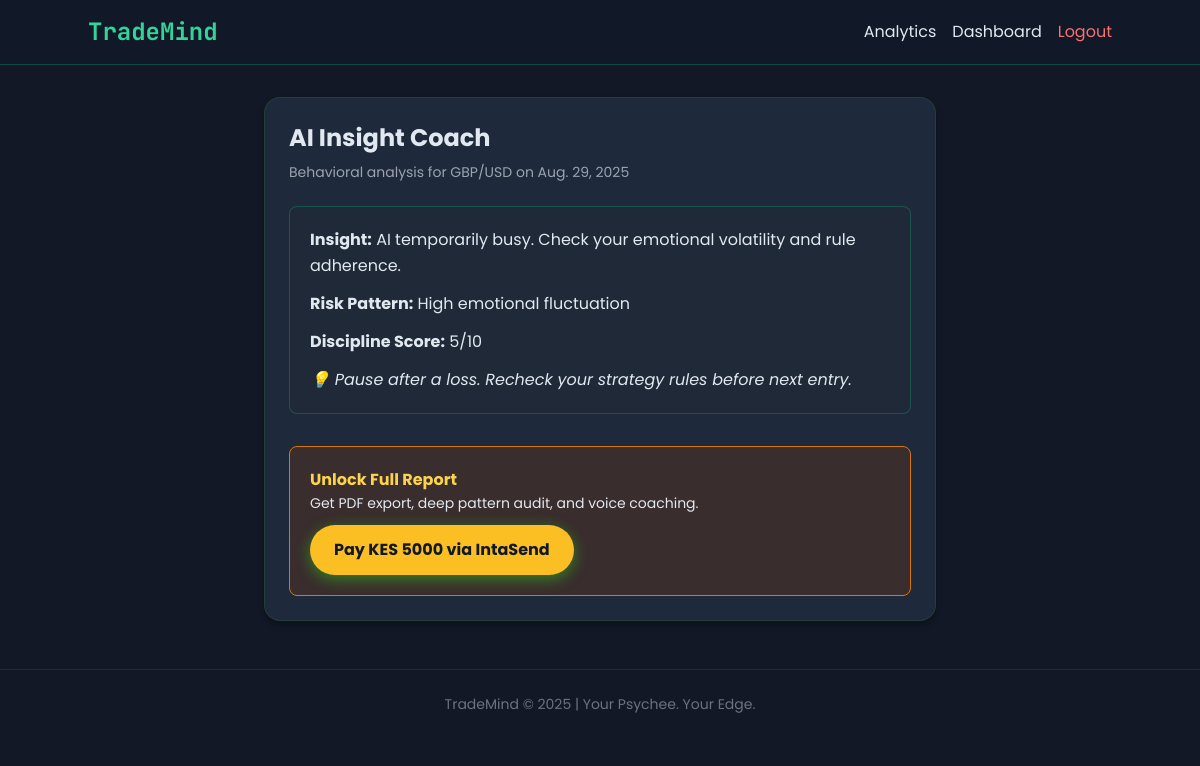
/trade/1/insight/ (signed in), run on the app's committed database.
### trademind_app/models.py (models this page shows, shortened)
class Trade(models.Model):
    user = models.ForeignKey(User, on_delete=models.CASCADE)
    date = models.DateField()
    session = models.CharField(max_length=10, choices=SESSION_CHOICES)
    pair = models.CharField(max_length=20, choices=PAIR_CHOICES)
    entry = models.CharField(max_length=4, choices=[('BUY', 'BUY'), ('SELL', 'SELL')])
    profit = models.DecimalField(max_digits=10, decimal_places=2, null=True, blank=True)
    loss = models.DecimalField(max_digits=10, decimal_places=2, null=True, blank=True)
    pre_trade_emotion = models.CharField(
        max_length=10,
        choices=EMOTION_CHOICES,
        help_text="Emotion BEFORE entering the trade"
    )
    post_trade_emotion = models.CharField(
        max_length=10,
        choices=EMOTION_CHOICES,
        help_text="Emotion AFTER exiting the trade"
    )
    rules_followed = models.ManyToManyField(
        StrategyRule,
        blank=True,
        help_text="Which rules did you follow in this trade?"
    )
    reason = models.TextField(
        help_text="Why did you take this trade? What was your mindset?"
    )
    lot_size = models.DecimalField(max_digits=10, decimal_places=2, null=True, blank=True)
    conclusion = models.TextField(blank=True, help_text="What did you learn from this trade?")
    screenshot = models.ImageField(upload_to='trade_screenshots/', null=True, blank=True)
    created_at = models.DateTimeField(auto_now_add=True)
    class Meta:
        verbose_name = "Trade"
        verbose_name_plural = "Trades"
        ordering = ['-date', '-created_at']

class AIInsight(models.Model):
    trade = models.OneToOneField(Trade, on_delete=models.CASCADE, related_name='insight')
    insight = models.TextField(help_text="AI-generated behavioral insight")
    risk_pattern = models.CharField(
        max_length=100,
        help_text="e.g., 'Revenge trading after loss', 'FOMO entry'"
    )
    discipline_score = models.IntegerField(
        help_text="1-10: How disciplined was this trade?",
        choices=[(i, i) for i in range(1, 11)]
    )
    coaching_tip = models.TextField(help_text="Actionable tip from AI coach")
    generated_at = models.DateTimeField(auto_now_add=True)
    class Meta:
        verbose_name = "AI Insight"
        verbose_name_plural = "AI Insights"
        ordering = ['-generated_at']

### trademind_app/views.py (the view, shortened to what this page needs)
# urls.py: path('trade/<int:trade_id>/insight/', views.ai_insight, name='ai_insight'),
@login_required
def ai_insight(request, trade_id):
    trade = get_object_or_404(Trade, id=trade_id, user=request.user)
    insight = getattr(trade, 'insight', None)
    context = {
        'trade': trade,
        'insight': insight,
        'intasend_public_key': os.getenv('INTASEND_PUBLISHABLE_KEY', 'ISPubKey_test_d2b2b1b1-d54e-4359-a693-2115db931170'),
        'insight_cost_kes': 5000,
        'debug':settings.DEBUG,
    }
    return render(request, 'ai_insight.html', context)

### trademind_app/context_processors.py (called while the page is built)
def theme_context(request):
    dark_mode = True  # Override later via JS + cookie
    return {
        'dark_mode': dark_mode,
    }

### templates/ai_insight.html (shortened to what this page needs)
{% extends "base.html" %}
{% block content %}
<div class="max-w-2xl mx-auto">
  <div class="card">
    <h2 class="text-2xl font-bold mb-2">AI Insight Coach</h2>
    <p class="text-sm text-gray-400">Behavioral analysis for {{ trade.pair }} on {{ trade.date }}</p>
    <div class="mt-6 p-5 bg-gray-800 rounded-lg border border-emerald-500/30">
      <p><strong>Insight:</strong> {{ insight.insight }}</p>
      <p class="mt-3"><strong>Risk Pattern:</strong> {{ insight.risk_pattern }}</p>
      <p class="mt-3"><strong>Discipline Score:</strong> {{ insight.discipline_score }}/10</p>
      <p class="mt-3 italic">💡 {{ insight.coaching_tip }}</p>
    </div>
    <div class="mt-8 p-5 bg-amber-900/30 border border-amber-600 rounded-lg">
      <h3 class="font-bold text-amber-300">Unlock Full Report</h3>
      <p class="text-sm">Get PDF export, deep pattern audit, and voice coaching.</p>
      <button
        class="intaSendPayButton mt-3 btn-primary bg-amber-400 hover:bg-amber-300 text-gray-900"
        data-amount="{{ insight_cost_kes }}"
        data-currency="KES"
        data-email="{{ request.user.email }}"
        data-api-ref="premium_report_{{ trade.id }}"
        data-redirect-url="{% url 'trademind_app:ai_insight' trade.id %}"
        data-theme="dark">
      Pay KES {{ insight_cost_kes }} via IntaSend
    </button>
  </div>
  </div>
</div>
{% endblock %}

### static/css/style.css (style rules this page uses)
:root { --bg-primary: #121826; --bg-secondary: #1e293b; --text-primary: #e2e8f0; --text-secondary: #94a3b8; --accent: #39FF14; --accent-hover: #00ff00; --danger: #ff3131; --gray: #64748b; }
body { background-color: var(--bg-primary); color: var(--text-primary); font-family: 'Poppins', sans-serif; line-height: 1.6; transition: background-color 0.3s ease, color 0.3s ease; }
.card { background: var(--bg-secondary); border-radius: 1rem; padding: 1.5rem; margin-bottom: 1rem; box-shadow: 0 4px 6px rgba(0, 0, 0, 0.3); border: 1px solid rgba(57, 255, 20, 0.1); transition: transform 0.2s ease; }
.btn-primary { background: var(--accent); color: #000; font-weight: bold; padding: 0.75rem 1.5rem; border: none; border-radius: 9999px; cursor: pointer; box-shadow: 0 4px 15px rgba(57, 255, 20, 0.4); transition: all 0.3s ease; font-size: 1rem; }

### data on the page
Trade: pair "GBP/USD", date "Aug. 29, 2025"
AIInsight: insight "AI temporarily busy. Check your emotional volatility and rule adherence.", risk_pattern "High emotional fluctuation", discipline_score "5", coaching_tip "Pause after a loss. Recheck your strategy rules before next entry."

### other printed values
{{ insight_cost_kes }} "5000"
